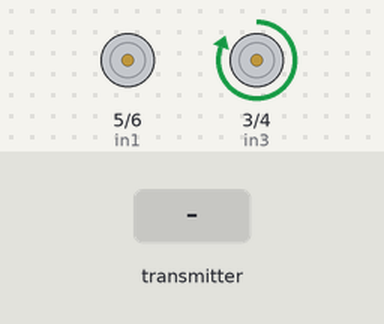
The sketch below on a simulated Arduino Uno, built with avr-gcc and run on an emulated ATmega328P. Parts: motor-driver pin pairs drawn as motors (green arrow = first pin HIGH = forward, orange = second pin HIGH = backward, longer = more drive, scaled by the enable pin). The test bench sets the inputs (shaded band). No radio packets arrive unless stated.

Above: at 1.2 s.
1.3 s: the transmitter starts sending joystick.0 = 1023
At 2.3 s:
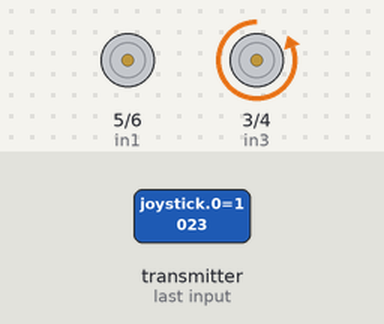
2.8 s: the transmitter starts sending joystick.1 = 256
At 3.4 s:
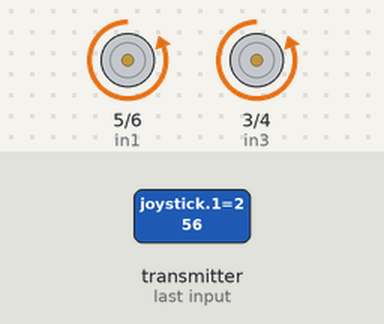
4.3 s: the transmitter starts sending joystick.0 = 0
At 4.6 s:
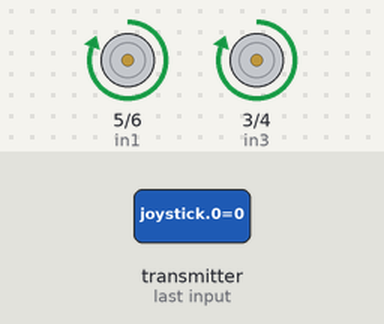
5.8 s: the transmitter starts sending joystick.1 = 1023
At 6.9 s:
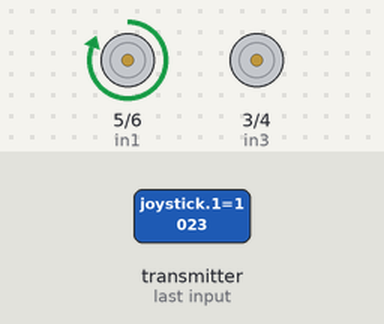
7.3 s: the transmitter starts sending joystick.0 = 1023
At 8.0 s:
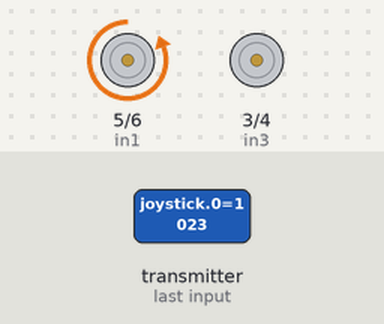
8.8 s: the transmitter starts sending joystick.0 = 256
At 9.2 s:
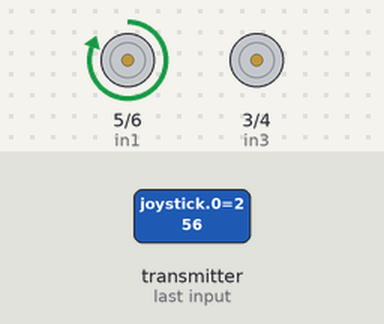
Timing chart, 0 to 11.3 s (numbered marks = the images above; inputs shaded):
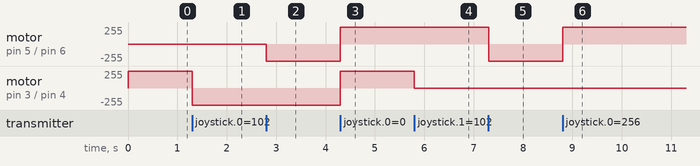

Measured:
- after the input at 1.3 s, motor on pin 3 (in3) / pin 4 (in4): forward 255/255 → backward 255/255 at once
- after the input at 2.8 s, motor on pin 5 (in1) / pin 6 (in2): stopped → backward 255/255 at once
- after the input at 4.3 s, motor on pin 5 (in1) / pin 6 (in2), motor on pin 3 (in3) / pin 4 (in4): backward 255/255 → forward 255/255 at once
- after the input at 5.8 s, motor on pin 3 (in3) / pin 4 (in4): forward 255/255 → stopped at once
- after the input at 7.3 s, motor on pin 5 (in1) / pin 6 (in2): forward 255/255 → backward 255/255 at once
- after the input at 8.8 s, motor on pin 5 (in1) / pin 6 (in2): backward 255/255 → forward 255/255 at once

The sketch:

receiver.ino
```cpp
#include <SPI.h>
#include <nRF24L01.h>
#include <RF24.h>
#define enA 7//2
#define in1 5//3
#define in2 6//4
#define enB 2//7
#define in3 3//5
#define in4 4//6

RF24 radio(8,9); // CE, CSN
const byte address[6] = "00001";
char receivedData[32] = "";
int  xAxis, yAxis;
int motorSpeedA = 0;
int motorSpeedB = 0;
int joystick[2];

void setup() {
  pinMode(enA, OUTPUT);
  pinMode(enB, OUTPUT);
  pinMode(in1, OUTPUT);
  pinMode(in2, OUTPUT);
  pinMode(in3, OUTPUT);
  pinMode(in4, OUTPUT);
  radio.begin();
  radio.openReadingPipe(0, address);
  radio.setPALevel(RF24_PA_MAX);
  radio.startListening();

  digitalWrite(in1, LOW);
    digitalWrite(in2, LOW);
    digitalWrite(in3, LOW);
    digitalWrite(in4, LOW);
}
void loop() {

  if (radio.available()) {   // If the NRF240L01 module received data

      radio.read( joystick, sizeof(joystick) );

    radio.read(&receivedData, sizeof(receivedData));
    yAxis = joystick[0];
    xAxis = joystick[1];

    Serial.println(yAxis);
    Serial.println(xAxis);

  }

  if (yAxis < 470) {

    digitalWrite(in1, HIGH);
    digitalWrite(in2, LOW);

    digitalWrite(in3, HIGH);
    digitalWrite(in4, LOW);

    motorSpeedA = map(yAxis, 470, 0, 0, 255);
    motorSpeedB = map(yAxis, 470, 0, 0, 255);
  }
  else if (yAxis > 550) {

    digitalWrite(in1, LOW);
    digitalWrite(in2, HIGH);

    digitalWrite(in3, LOW);
    digitalWrite(in4, HIGH);

    motorSpeedA = map(yAxis, 550, 1023, 0, 255);
    motorSpeedB = map(yAxis, 550, 1023, 0, 255);
  }

  else {
    motorSpeedA = 0;
    motorSpeedB = 0;
  }

  if (xAxis < 470) {

    int xMapped = map(xAxis, 470, 0, 0, 255);

    motorSpeedA = motorSpeedA - xMapped;
    motorSpeedB = motorSpeedB + xMapped;

    // Confine the range from 0 to 255
    if (motorSpeedA < 0) {
      motorSpeedA = 0;
    }
    if (motorSpeedB > 255) {
      motorSpeedB = 255;
    }
  }
  if (xAxis > 550) {

    int xMapped = map(xAxis, 550, 1023, 0, 255);

    motorSpeedA = motorSpeedA + xMapped;
    motorSpeedB = motorSpeedB - xMapped;


    if (motorSpeedA > 255) {
      motorSpeedA = 255;
    }
    if (motorSpeedB < 0) {
      motorSpeedB = 0;
    }
  }

  if (motorSpeedA < 70) {
    motorSpeedA = 0;
  }
  if (motorSpeedB < 70) {
    motorSpeedB = 0;
  }
  analogWrite(enA, motorSpeedA); // Send PWM signal to motor A
  analogWrite(enB, motorSpeedB); // Send PWM signal to motor B
}
```
